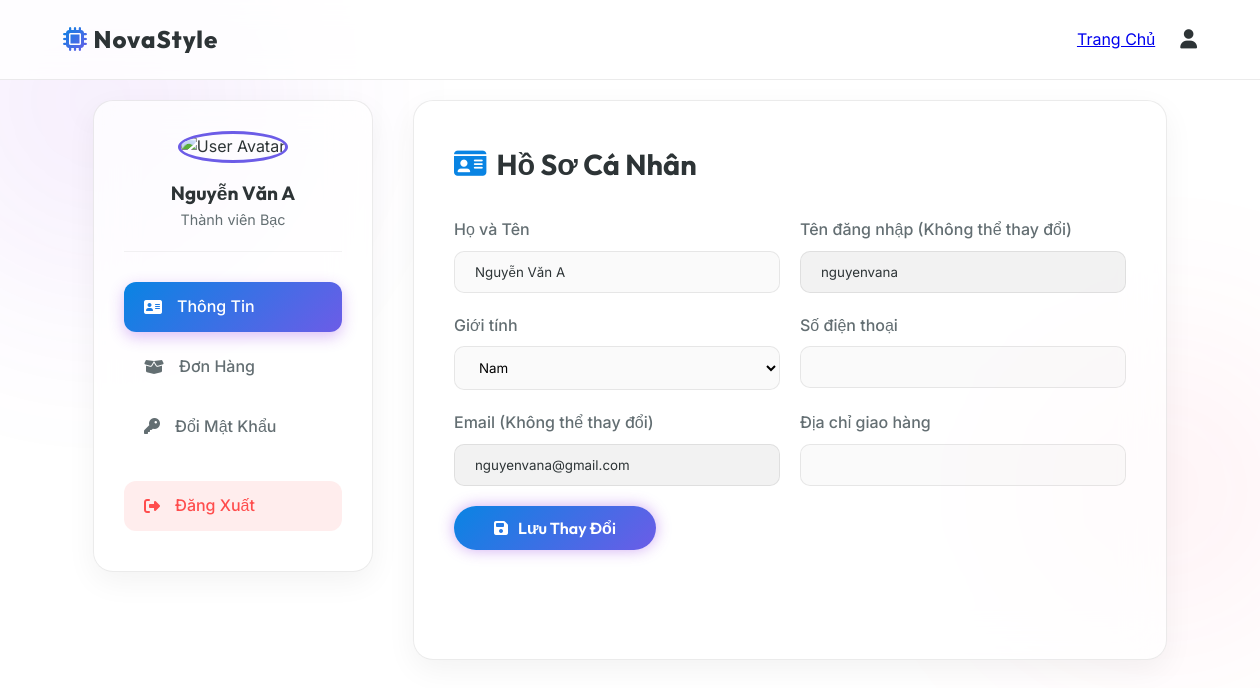
The app's page /profile.php (signed in) with its own data.
### tables this page shows
CREATE TABLE `users` (
  `id` int(11) NOT NULL AUTO_INCREMENT,
  `username` varchar(50) NOT NULL,
  `full_name` varchar(100) NOT NULL,
  `gender` varchar(10) DEFAULT NULL,
  `email` varchar(100) NOT NULL,
  `phone` varchar(20) DEFAULT NULL,
  `address` text,
  `password_hash` varchar(255) NOT NULL,
  `role` enum('customer','admin') DEFAULT 'customer',
  `status` enum('active','locked') DEFAULT 'active',
  `ai_style_preference` json DEFAULT NULL COMMENT 'JSON lưu thói quen mua sắm cho AI phân tích',
  `created_at` timestamp DEFAULT CURRENT_TIMESTAMP,
  PRIMARY KEY (`id`),
  UNIQUE KEY `username` (`username`),
  UNIQUE KEY `email` (`email`)
);

### profile.php (the view, shortened to what this page needs)
<?php
require_once 'db.php';
$user_id = $_SESSION['user_id'];
$stmtUser = $conn->prepare("SELECT * FROM users WHERE id = ?");
$stmtUser->execute([$user_id]);
$user = $stmtUser->fetch();
?>
<!DOCTYPE html>
<html lang="vi">
<head>
    <link rel="stylesheet" href="style.css">
    <link rel="stylesheet" href="https://cdnjs.cloudflare.com/ajax/libs/font-awesome/6.4.0/css/all.min.css">
</head>
<body>
    <div class="orb orb-1" style="background: rgba(138, 43, 226, 0.15);"></div>
    <div class="orb orb-2" style="background: rgba(255, 65, 108, 0.15);"></div>
    <nav class="glass-header" style="background: rgba(255,255,255,0.8);">
        <div class="logo">
            <a href="index.php" style="text-decoration: none; color: inherit;">
                <i class="fa-solid fa-microchip" style="background: var(--primary-gradient); -webkit-background-clip: text; -webkit-text-fill-color: transparent;"></i> NovaStyle
            </a>
        </div>
        <div class="nav-links">
            <a href="index.php" class="nav-item">Trang Chủ</a>
            <a href="profile.php" class="nav-icon active"><i class="fa-solid fa-user"></i></a>
        </div>
    </nav>
    <div class="profile-container">
        <aside class="profile-sidebar">
            <div class="user-avatar-section">
                <img src="https://images.unsplash.com/photo-1534528741775-53994a69daeb?auto=format&fit=crop&q=80&w=200&h=200" alt="User Avatar" class="user-avatar">
                <h3 style="font-family: var(--font-heading); font-size: 1.2rem;"><?= htmlspecialchars($user['full_name']) ?></h3>
                <p style="color: var(--text-muted); font-size: 0.9rem;">Thành viên Bạc</p>
            </div>
            <ul class="profile-menu">
                <li><a href="#" class="profile-tab-link active" data-tab="info-tab"><i class="fa-solid fa-address-card"></i> Thông Tin</a></li>
                <li><a href="#" class="profile-tab-link" data-tab="orders-tab"><i class="fa-solid fa-box-open"></i> Đơn Hàng</a></li>
                <li><a href="#" class="profile-tab-link" data-tab="password-tab"><i class="fa-solid fa-key"></i> Đổi Mật Khẩu</a></li>
                <li style="margin-top: 30px;"><a href="logout.php" style="color: #ff4d4d; background: rgba(255, 77, 77, 0.1);"><i class="fa-solid fa-right-from-bracket"></i> Đăng Xuất</a></li>
            </ul>
        </aside>
        <main class="profile-main">
            <div class="profile-tab-content active" id="info-tab">
                <h2 class="section-title"><i class="fa-solid fa-id-card" style="color: var(--accent-blue);"></i> Hồ Sơ Cá Nhân</h2>
                <form method="POST" action="profile.php">
                    <div class="form-row">
                        <div class="form-group">
                            <label>Họ và Tên</label>
                            <input type="text" name="fullname" value="<?= htmlspecialchars($user['full_name']) ?>" required>
                        </div>
                        <div class="form-group">
                            <label>Tên đăng nhập (Không thể thay đổi)</label>
                            <input type="text" value="<?= htmlspecialchars($user['username'] ?? '') ?>" readonly style="background: rgba(0,0,0,0.05); cursor: not-allowed;">
                        </div>
                    </div>
                    <div class="form-row">
                        <div class="form-group">
                            <label>Giới tính</label>
                            <select name="gender" style="width: 100%; padding: 12px 20px; border: 1px solid var(--glass-border); border-radius: 10px; background: rgba(0,0,0,0.02); font-family: var(--font-body);">
                                <option value="nam" <?= $user['gender'] == 'nam' ? 'selected' : '' ?>>Nam</option>
                            </select>
                        </div>
                        <div class="form-group">
                            <label>Số điện thoại</label>
                            <input type="tel" name="phone" value="<?= htmlspecialchars($user['phone'] ?? '') ?>" pattern="0[0-9]{9}" title="Số điện thoại phải gồm 10 chữ số và bắt đầu bằng số 0" required>
                        </div>
                    </div>
                    <div class="form-row">
                        <div class="form-group">
                            <label>Email (Không thể thay đổi)</label>
                            <input type="email" value="<?= htmlspecialchars($user['email']) ?>" readonly style="background: rgba(0,0,0,0.05); cursor: not-allowed;">
                        </div>
                        <div class="form-group">
                            <label>Địa chỉ giao hàng</label>
                            <input type="text" name="address" value="<?= htmlspecialchars($user['address'] ?? '') ?>" required>
                        </div>
                    </div>
                    <button type="submit" class="btn btn-primary btn-glow" style="padding: 12px 40px;"><i class="fa-solid fa-save"></i> Lưu Thay Đổi</button>
                </form>
            </div>
        </main>
    </div>
</body>
</html>

### style.css (style rules this page uses)
:root { --bg-dark: #0a0a0c; --text-main: #ffffff; --text-muted: #8892b0; --accent-blue: #00d2ff; --accent-purple: #8a2be2; --primary-gradient: linear-gradient(135deg, var(--accent-blue) 0%, var(--accent-purple) 100%); --glass-bg: rgba(255, 255, 255, 0.03); --glass-border: rgba(255, 255, 255, 0.08); --glass-shadow: 0 8px 32px 0 rgba(0, 0, 0, 0.37); --font-heading: 'Outfit', sans-serif; --font-body: 'Inter', sans-serif; --transition-smooth: all 0.3s cubic-bezier(0.25, 0.8, 0.25, 1); }
* { margin: 0; padding: 0; box-sizing: border-box; }
body { background-color: var(--bg-dark); color: var(--text-main); font-family: var(--font-body); overflow-x: hidden; line-height: 1.6; }
.orb { position: absolute; border-radius: 50%; filter: blur(100px); z-index: -1; opacity: 0.5; animation: float 20s infinite ease-in-out alternate; }
.orb-1 { width: 400px; height: 400px; background: var(--accent-purple); top: -100px; left: -100px; }
.orb-2 { width: 300px; height: 300px; background: var(--accent-blue); bottom: 20%; right: -50px; animation-delay: -10s; }
.glass-header { position: fixed; top: 0; width: 100%; height: 80px; display: flex; justify-content: space-between; align-items: center; padding: 0 5%; background: var(--glass-bg); backdrop-filter: blur(12px); -webkit-backdrop-filter: blur(12px); border-bottom: 1px solid var(--glass-border); z-index: 100; }
.logo { font-family: var(--font-heading); font-size: 1.5rem; font-weight: 800; display: flex; align-items: center; gap: 10px; letter-spacing: 1px; }
.logo i { background: var(--primary-gradient); -webkit-background-clip: text; background-clip: text; -webkit-text-fill-color: transparent; }
.nav-links { display: flex; align-items: center; gap: 25px; }
.nav-icon { position: relative; color: var(--text-main); font-size: 1.2rem; text-decoration: none; transition: var(--transition-smooth); }
.btn { padding: 14px 28px; border-radius: 30px; font-family: var(--font-heading); font-weight: 600; font-size: 1rem; cursor: pointer; transition: var(--transition-smooth); border: none; display: inline-flex; align-items: center; gap: 10px; }
.btn-primary { background: var(--primary-gradient); color: white; box-shadow: 0 10px 20px rgba(138, 43, 226, 0.3); }
.btn-glow { box-shadow: 0 0 15px rgba(138, 43, 226, 0.4); }
:root { --bg-dark: #f4f7f6; --text-main: #2d3436; --text-muted: #636e72; --accent-blue: #0984e3; --accent-purple: #6c5ce7; --glass-bg: rgba(255, 255, 255, 0.85); --glass-border: rgba(0, 0, 0, 0.08); --glass-shadow: 0 8px 32px 0 rgba(0, 0, 0, 0.05); }
body { background-color: var(--bg-dark); }
.btn-primary, .badge, .ai-btn, .ai-bot-widget { color: #ffffff; }

### records on screen
users: full_name "Nguyễn Văn A", fullname "Nguyễn Văn A", username "nguyenvana", email "nguyenvana@gmail.com"
